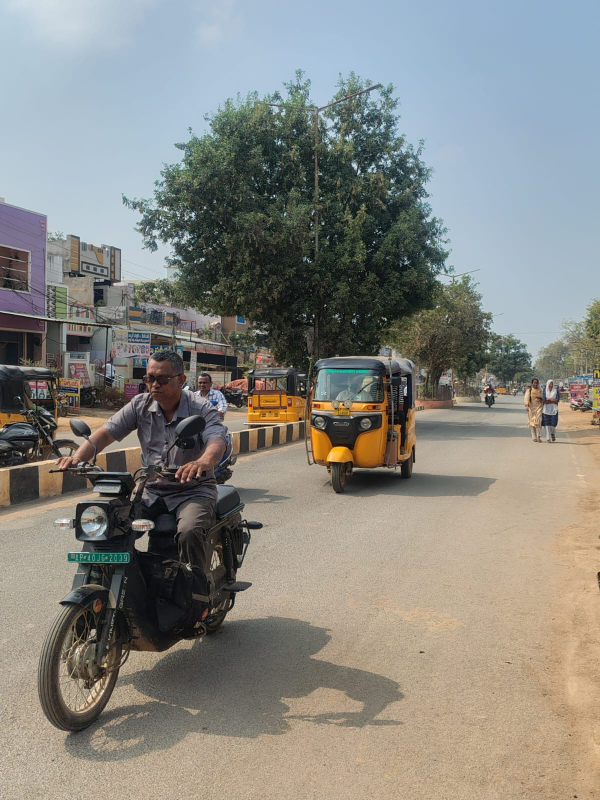
#> input picture Inference Data/real imgs/day_18.jpeg, 1200 x 1600 px, found by its file name (shown at 1/2 size)
$ jupyter execute --allow-errors Inference.ipynb
#> lines starting #> are read from the running program, lines starting #| are printed output that depends on the picture
### src/inference.py
import os
import cv2
from pathlib import Path
from ultralytics import YOLO


COLOR_MAP = {
    "Helmet": (0, 255, 0),        # Green
    "Motorbike": (255, 0, 0),     # Blue
    "NoHelmet": (0, 0, 255),      # Red
    "PNumber": (245, 66, 188)     # Pink
}


class HelmetInference:

    def __init__(self, model_path, device=None):
        self.model = YOLO(model_path)
        self.device = device

    # [79 lines left out: functions detect_image, detect_folder, not called in this run]

### notebooks/Inference.ipynb
[cell 1]
from src.inference import HelmetInference

model_path = "results/weights/best.pt"

#> (the rest of this cell did not finish here and is left out)

[cell 2]
# --------- USER INPUTS ---------
image_path = r"../Inference Data\real imgs\day_18.jpeg"   # <-- Change this to your image path
brightness_factor = 0.2   # <-- Change this value (0.8 darker, 1.5 brighter)
# --------------------------------

import cv2
import numpy as np
import matplotlib.pyplot as plt

# Read image
img = cv2.imread(image_path)
#> img is the input picture: shape (1600, 1200, 3); mean B, G, R 129.8, 135.6, 136.1

if img is None:
    print("Image not found. Please check the path.")
else:
    # Convert BGR to RGB for correct display
    img_rgb = cv2.cvtColor(img, cv2.COLOR_BGR2RGB)

    # Adjust brightness
    bright_img = img.astype(np.float32) * brightness_factor
    bright_img = np.clip(bright_img, 0, 255).astype(np.uint8)
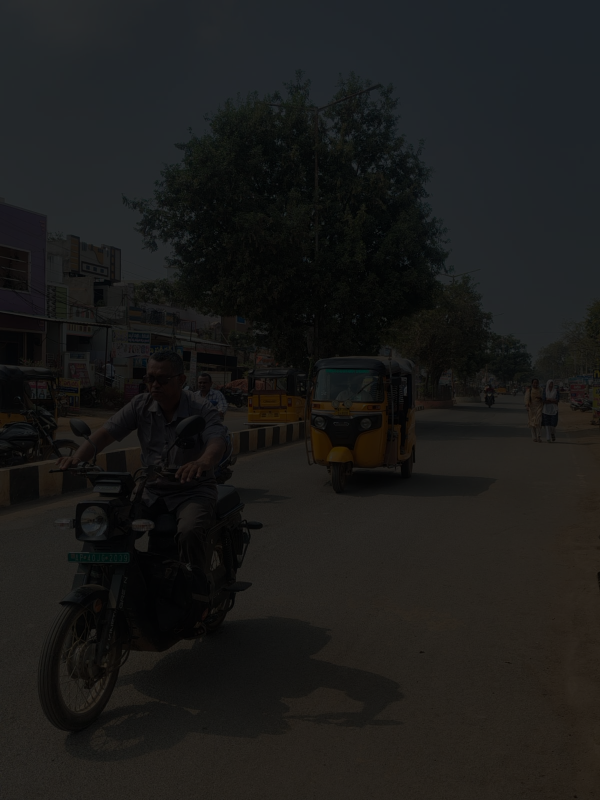
#> bright_img: shape (1600, 1200, 3) (shown at 1/2 size); mean B, G, R 25.6, 26.7, 26.8
    bright_img_rgb = cv2.cvtColor(bright_img, cv2.COLOR_BGR2RGB)

    # Combine images side by side
    combined = np.hstack((img_rgb, bright_img_rgb))
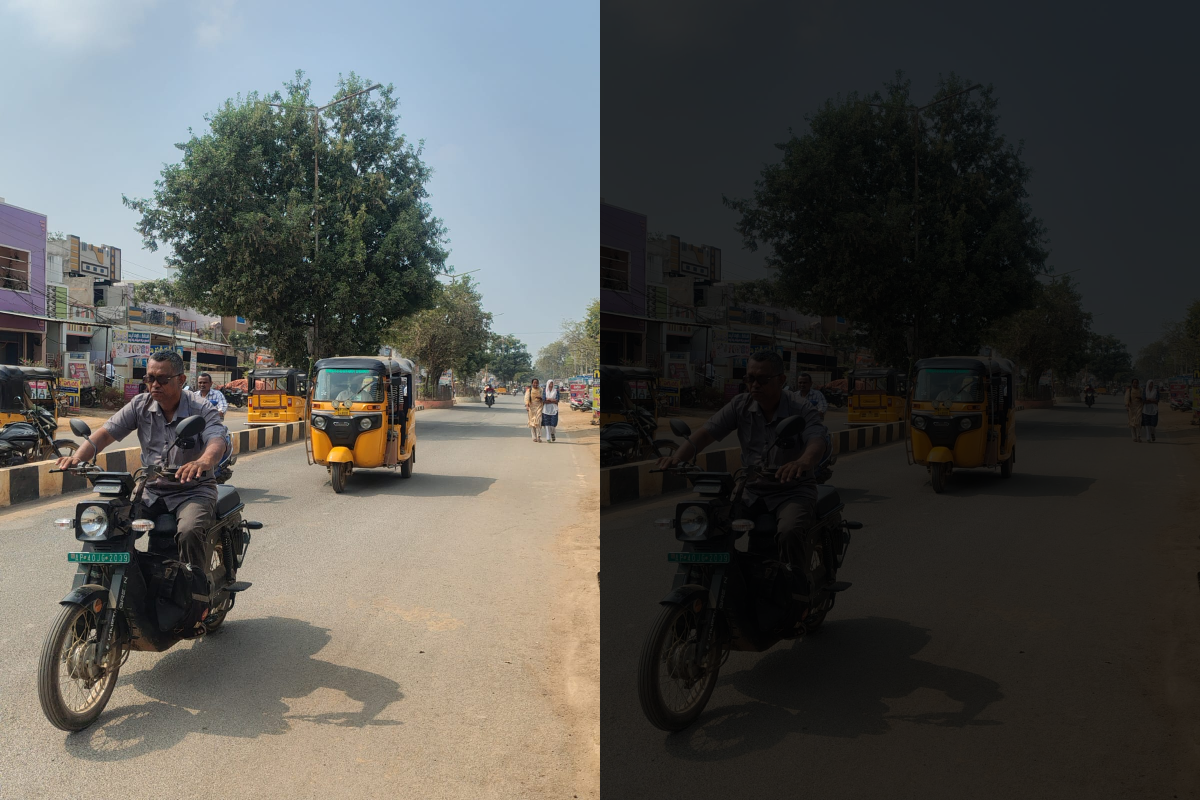
#> combined: shape (1600, 2400, 3) (shown at 1/2 size); mean R, G, B 81.5, 81.2, 77.7

    # Plot combined image
    plt.figure()
    plt.imshow(combined)
    plt.title("             Left: Original                      Right: Brightness Adjusted")
    plt.axis("off")
    plt.show()

$ run again, with Inference Data/real imgs/day_1.jpeg copied over Inference Data/real imgs/day_18.jpeg
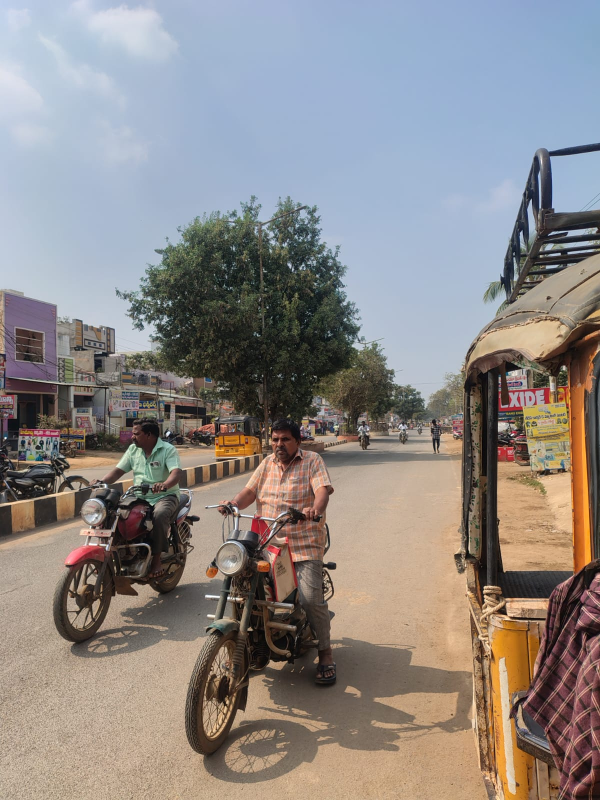
#> input picture Inference Data/real imgs/day_1.jpeg, 1200 x 1600 px, found by its file name (shown at 1/2 size)
#> img is the input picture: shape (1600, 1200, 3); mean B, G, R 135, 136.9, 142.2
#> `bright_img = np.clip(bright_img, 0, 255).astype(np.uint8)`:
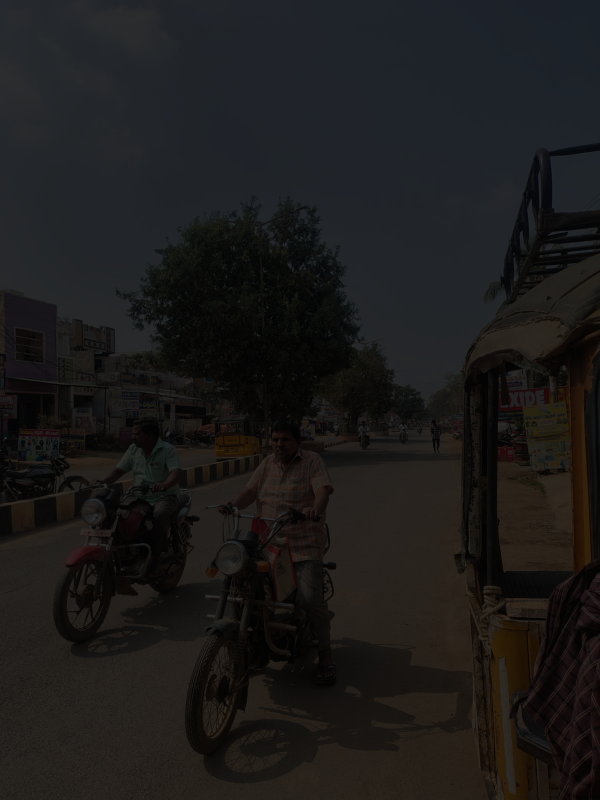
#> bright_img: shape (1600, 1200, 3) (shown at 1/2 size); mean B, G, R 26.6, 27, 28
#> `combined = np.hstack((img_rgb, bright_img_rgb))`:
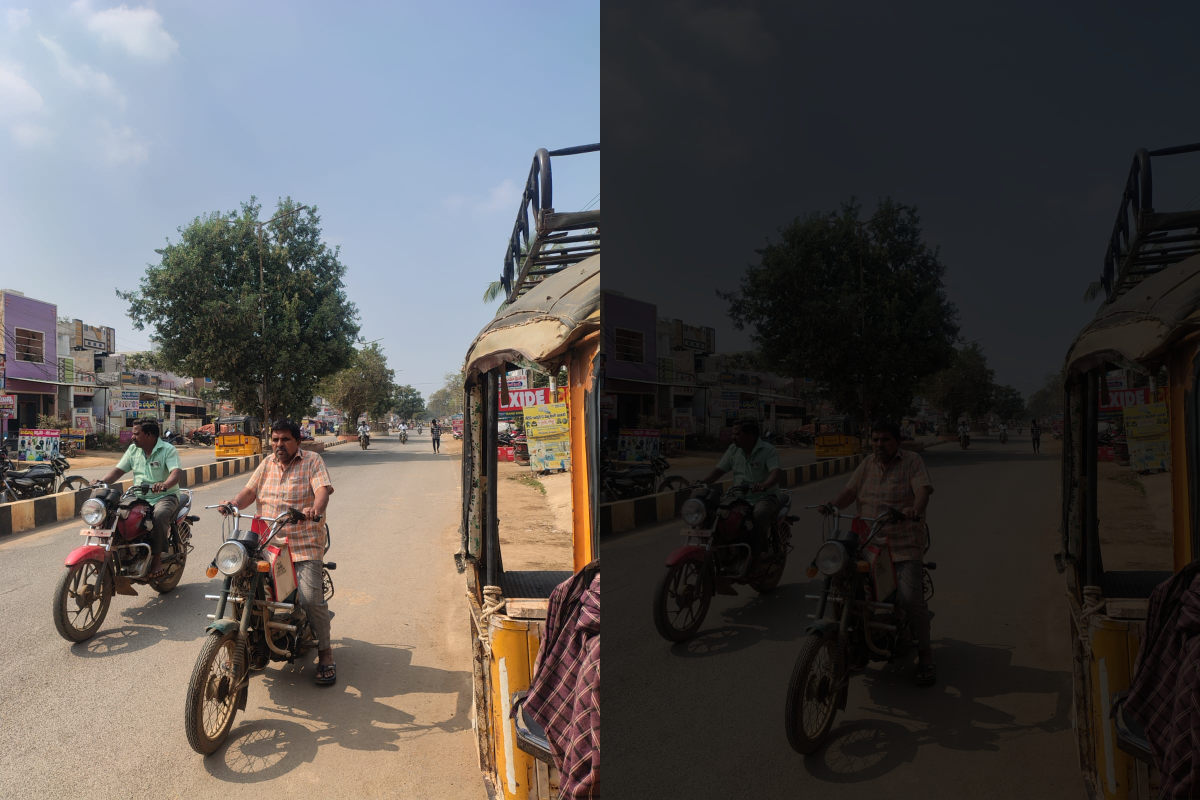
#> combined: shape (1600, 2400, 3) (shown at 1/2 size); mean R, G, B 85.1, 81.9, 80.8

$ run again, with Inference Data/real imgs/day_10.jpeg copied over Inference Data/real imgs/day_18.jpeg
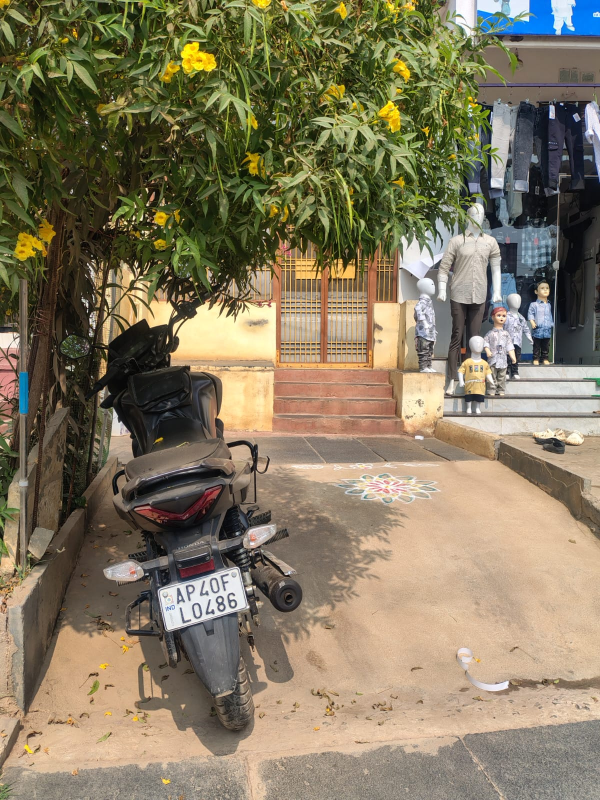
#> input picture Inference Data/real imgs/day_10.jpeg, 1200 x 1600 px, found by its file name (shown at 1/2 size)
#> img is the input picture: shape (1600, 1200, 3); mean B, G, R 96.1, 121.6, 132.3
#> `bright_img = np.clip(bright_img, 0, 255).astype(np.uint8)`:
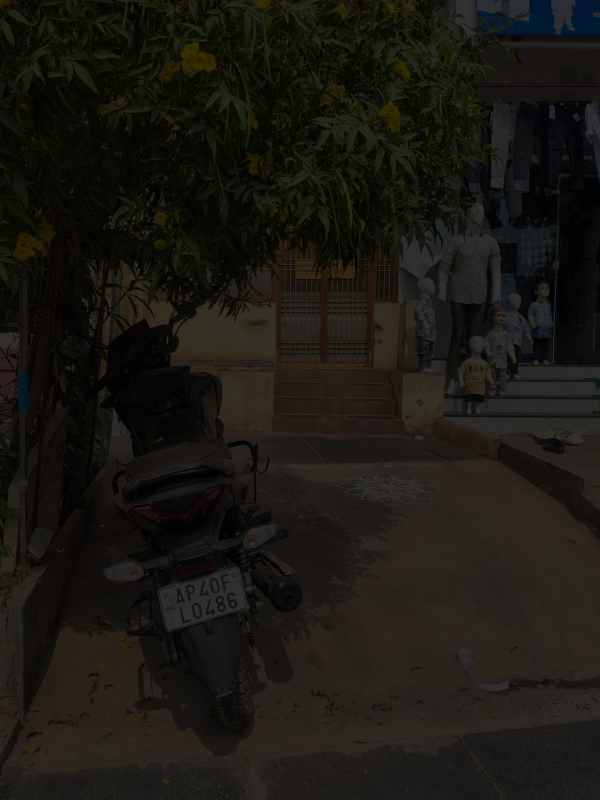
#> bright_img: shape (1600, 1200, 3) (shown at 1/2 size); mean B, G, R 18.8, 23.9, 26.1
#> `combined = np.hstack((img_rgb, bright_img_rgb))`:
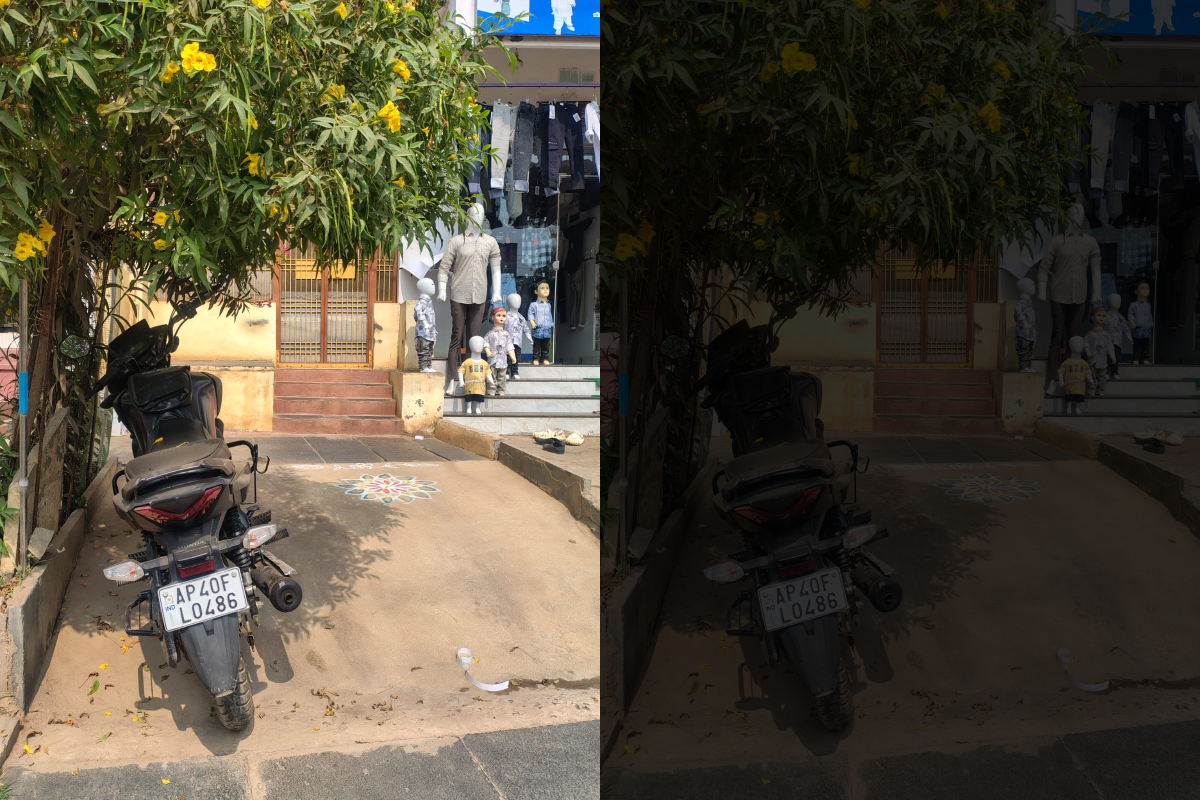
#> combined: shape (1600, 2400, 3) (shown at 1/2 size); mean R, G, B 79.2, 72.8, 57.5

$ run again, with Inference Data/real imgs/day_11.jpeg copied over Inference Data/real imgs/day_18.jpeg
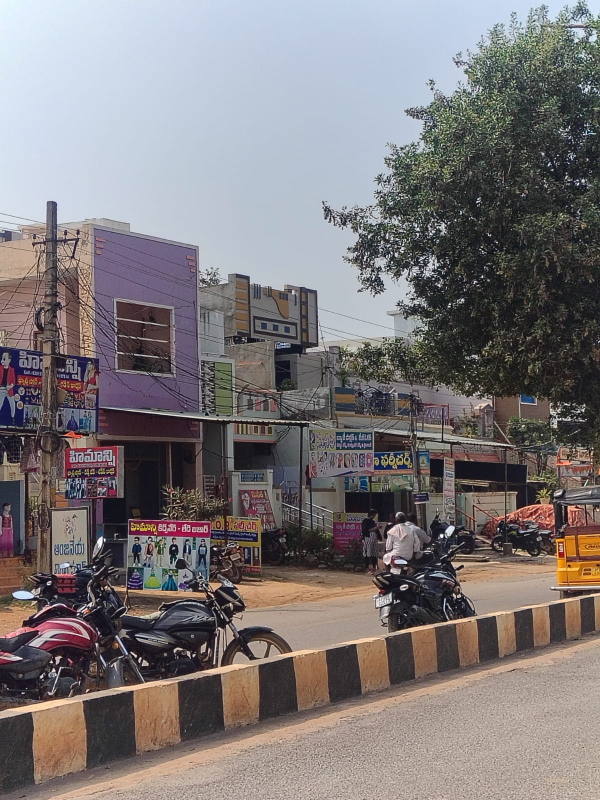
#> input picture Inference Data/real imgs/day_11.jpeg, 1200 x 1600 px, found by its file name (shown at 1/2 size)
#> img is the input picture: shape (1600, 1200, 3); mean B, G, R 120.3, 119.2, 124.8
#> `bright_img = np.clip(bright_img, 0, 255).astype(np.uint8)`:
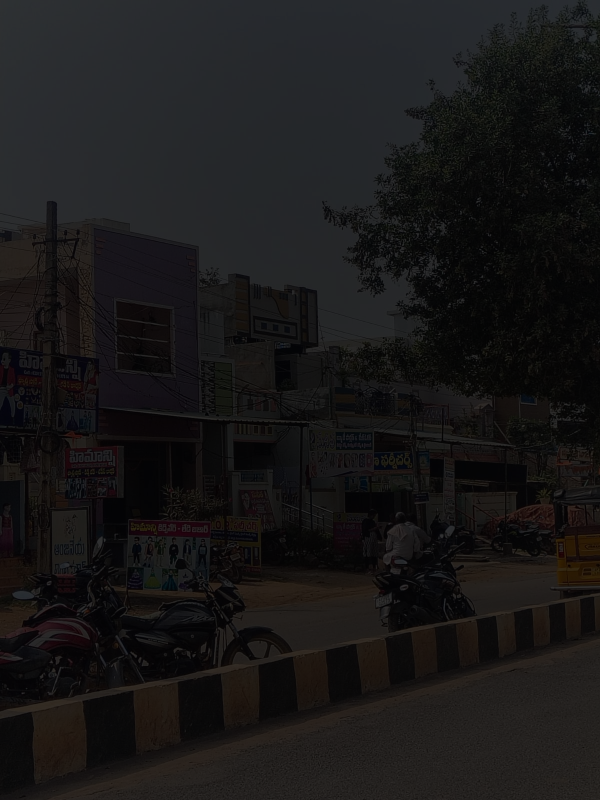
#> bright_img: shape (1600, 1200, 3) (shown at 1/2 size); mean B, G, R 23.7, 23.5, 24.6
#> `combined = np.hstack((img_rgb, bright_img_rgb))`:
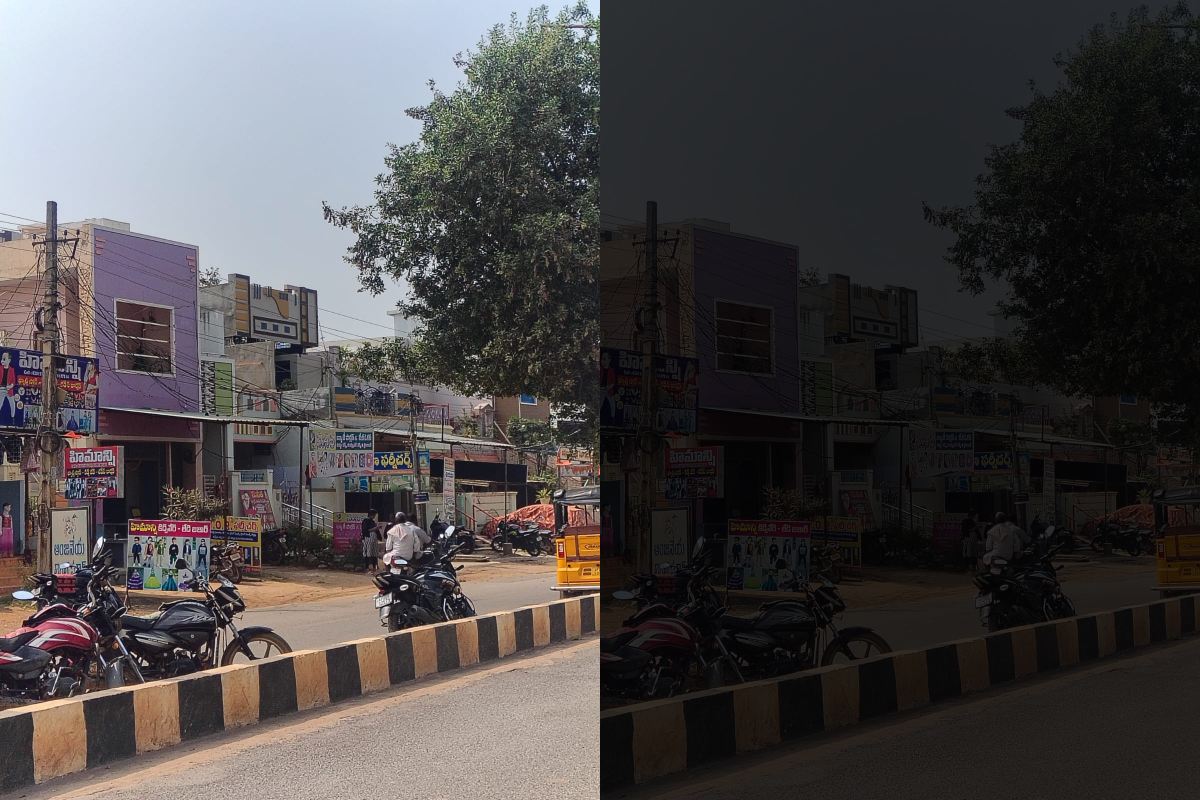
#> combined: shape (1600, 2400, 3) (shown at 1/2 size); mean R, G, B 74.7, 71.3, 72
